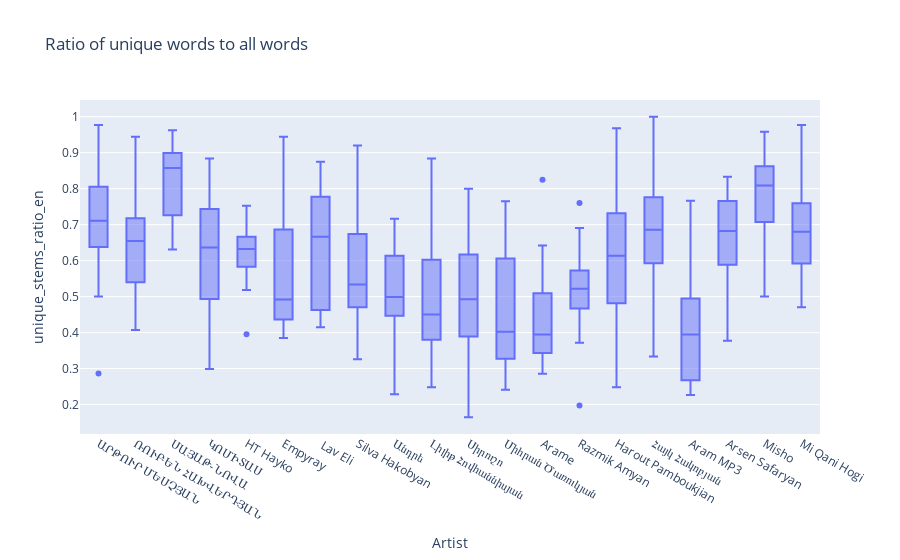

Source (notebook cell):
### Code cell
fig = px.box(df, x='Artist', y='unique_stems_ratio_en', title='Ratio of unique words to all words')
fig.show()

### Figure 1 — Plotly figure (JSON) as saved in the notebook; plotly's stock layout.template omitted (floating-point values rounded to 4 significant figures; data arrays with more than 128 entries replaced by an {"elided": "..."} marker saying what was removed)
{"data": [{"alignmentgroup": "True", "hovertemplate": "Artist=%{x}<br>unique_stems_ratio_en=%{y}<extra></extra>", "legendgroup": "", "marker": {"color": "#636efa"}, "name": "", "notched": false, "offsetgroup": "", "orientation": "v", "showlegend": false, "type": "box", "x": {"elided": "461 str values"}, "x0": " ", "xaxis": "x", "y": {"elided": "461 float values"}, "y0": " ", "yaxis": "y"}], "layout": {"boxmode": "group", "legend": {"tracegroupgap": 0}, "title": {"text": "Ratio of unique words to all words"}, "xaxis": {"anchor": "y", "domain": [0, 1], "title": {"text": "Artist"}}, "yaxis": {"anchor": "x", "domain": [0, 1], "title": {"text": "unique_stems_ratio_en"}}}}
